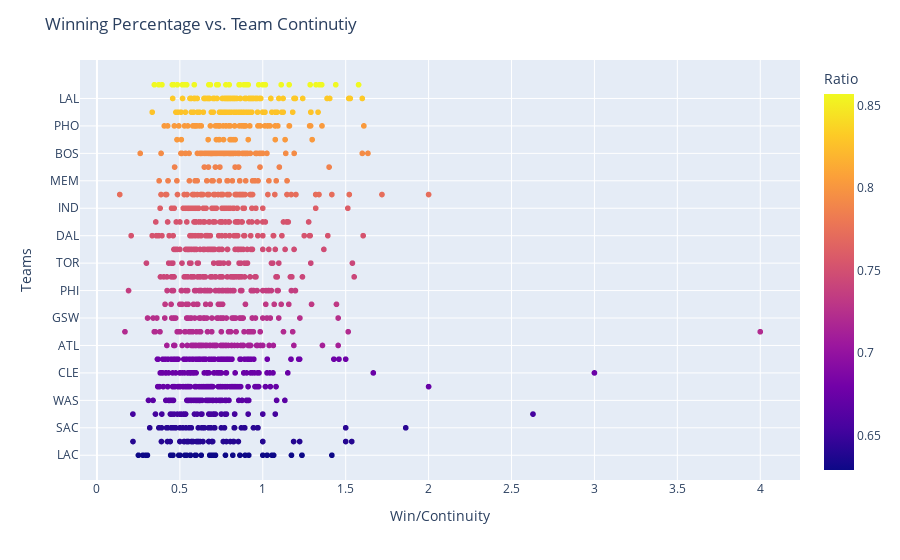

Notebook code for this chart:
### Markdown cell above
We can conclude from the the graph above that there exits a postive corelation between number of Winning Percentage and the Team continuity percentage. This means that it is more likely for a team to stick together in order to to play better and secure a win for their games in the Season.

### Code cell
fig = px.scatter(team_wc_filtered, x="Ratio", y="Team_Abrv", color="median", orientation='h',
                labels={
                     "Team_Abrv": "Teams",
                     "Ratio": "Win/Continuity",
                     "median": "Ratio"
                 })
fig.update_layout(
    title_text="Winning Percentage vs. Team Continutiy",
    height=600
)
fig.show()

### Figure 1 — Plotly figure (JSON) as saved in the notebook; plotly's stock layout.template omitted (floating-point values rounded to 4 significant figures; data arrays with more than 128 entries replaced by an {"elided": "..."} marker saying what was removed)
{"data": [{"hovertemplate": "Win/Continuity=%{x}<br>Teams=%{y}<br>Ratio=%{marker.color}<extra></extra>", "legendgroup": "", "marker": {"color": {"elided": "1280 float values"}, "coloraxis": "coloraxis", "symbol": "circle"}, "mode": "markers", "name": "", "showlegend": false, "type": "scattergl", "x": {"elided": "1280 float values"}, "xaxis": "x", "y": {"elided": "1280 str values"}, "yaxis": "y"}], "layout": {"autosize": true, "coloraxis": {"colorbar": {"title": {"text": "Ratio"}}, "colorscale": [[0, "#0d0887"], [0.1111, "#46039f"], [0.2222, "#7201a8"], [0.3333, "#9c179e"], [0.4444, "#bd3786"], [0.5556, "#d8576b"], [0.6667, "#ed7953"], [0.7778, "#fb9f3a"], [0.8889, "#fdca26"], [1, "#f0f921"]]}, "legend": {"tracegroupgap": 0}, "margin": {"t": 60}, "title": {"text": "Winning Percentage vs. Team Continutiy"}, "xaxis": {"anchor": "y", "autorange": true, "domain": [0, 1], "range": [-0.1003, 4.238], "title": {"text": "Win/Continuity"}, "type": "linear"}, "yaxis": {"anchor": "x", "autorange": true, "domain": [0, 1], "range": [-1.777, 28.78], "title": {"text": "Teams"}, "type": "category"}}}
